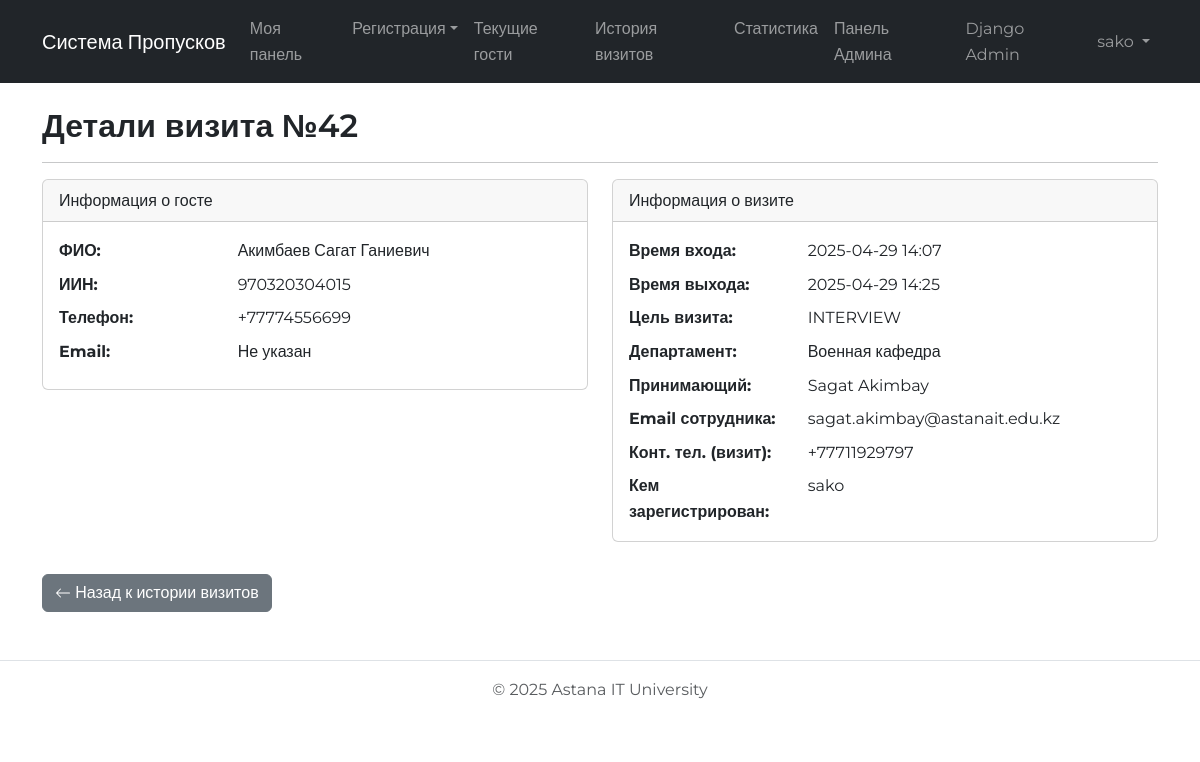
/visitors/history/detail/42/ (signed in), run on the app's committed database.
### visitor_system/visitors/models.py (models this page shows, shortened)
class Visit(models.Model):
    guest = models.ForeignKey(Guest, on_delete=models.CASCADE, verbose_name="Гость")
    employee = models.ForeignKey(User, on_delete=models.PROTECT, verbose_name="Принимающий сотрудник", related_name='visits_hosted') # Сотрудник из системы
    department = models.ForeignKey(Department, on_delete=models.PROTECT, verbose_name="Департамент назначения")
    purpose = models.TextField(verbose_name="Цель визита")
    entry_time = models.DateTimeField(
        blank=True, null=True, # Убрали default, ставится при check-in
        verbose_name="Время фактического входа"
    )
    exit_time = models.DateTimeField(blank=True, null=True, verbose_name="Время выхода")
    expected_entry_time = models.DateTimeField(
        blank=True, null=True, # Для предварительной регистрации
        verbose_name="Планируемое время входа"
    )
    status = models.CharField(
        max_length=20,
        choices=VISIT_STATUS_CHOICES,
        default=STATUS_AWAITING_ARRIVAL, # По умолчанию - ожидание
        verbose_name="Статус"
    )
    registered_by = models.ForeignKey(User, on_delete=models.PROTECT, verbose_name="Кем зарегистрирован", related_name='visits_registered') # Сотрудник, который оформил пропуск
    employee_contact_phone = models.CharField(
        max_length=20,
        blank=True,
        null=True,
        verbose_name="Контактный тел. сотрудника (для визита)"
    )
    consent_acknowledged = models.BooleanField(
        default=False, # По умолчанию - не подтверждено
        verbose_name="Гость проинформирован об обработке ПДн"
    )
    def is_active(self):
        """Проверяет, находится ли гость еще в здании (статус CHECKED_IN)."""
        return self.status == STATUS_CHECKED_IN
    is_active.boolean = True
    is_active.short_description = 'В здании?'
    class Meta:
        verbose_name = "Визит (к сотруднику/другой)"
        verbose_name_plural = "Визиты (к сотрудникам/другие)"
        ordering = ['-entry_time', '-expected_entry_time'] # Сортировка
        permissions = [("can_view_visit_statistics", "Может просматривать статистику визитов")]

class Guest(models.Model):
    full_name = models.CharField(max_length=255, verbose_name="ФИО гостя")
    email = models.EmailField(max_length=255, blank=True, null=True, verbose_name="Email")
    phone_number = models.CharField(max_length=20, blank=True, null=True, verbose_name="Номер телефона")
    iin = models.CharField(
        max_length=12,
        validators=[
            RegexValidator(regex=r'^\d{12}$', message='ИИН должен состоять ровно из 12 цифр.'),
            MinLengthValidator(12), # Дополнительная проверка длины
            MaxLengthValidator(12)
        ],
        null=True,
        unique=True, # Установить True, если ИИН должен быть уникальным для каждого гостя
        verbose_name="ИИН гостя"
    )
    class Meta:
        verbose_name = "Гость"
        verbose_name_plural = "Гости"

### visitor_system/departments/models.py (models this page shows, shortened)
class Department(models.Model):
    name = models.CharField(max_length=200, unique=True, verbose_name="Название департамента")
    description = models.TextField(blank=True, null=True, verbose_name="Описание")
    director = models.ForeignKey(
        settings.AUTH_USER_MODEL,
        on_delete=models.SET_NULL, # Или PROTECT
        null=True,
        blank=True, # Позволяем департаменту быть без директора
        related_name='directed_departments',
        verbose_name="Директор департамента"
    )
    class Meta:
        verbose_name = "Департамент"
        verbose_name_plural = "Департаменты"

### visitor_system/visitors/views.py (the view)
# urls.py: path('history/detail/<int:visit_id>/', views.visit_detail_view, name='visit_detail'),
@login_required
def visit_detail_view(request, visit_id):
    visit = get_object_or_404(
        Visit.objects.select_related('guest', 'employee', 'department', 'registered_by'),
        pk=visit_id
    )
    context = {
        'visit': visit
    }
    return render(request, 'visitors/visit_detail.html', context)

### templates/visitors/visit_detail.html (shortened to what this page needs)
{% extends "base.html" %}
{% load static %}
{% block content %}
<h2>Детали визита №{{ visit.id }}</h2>
<hr>
<div class="row">
    <div class="col-md-6 mb-3">
        <div class="card">
            <div class="card-header">
                Информация о госте
            </div>
            <div class="card-body">
                <dl class="row mb-0">
                    <dt class="col-sm-4">ФИО:</dt>
                    <dd class="col-sm-8">{{ visit.guest.full_name }}</dd>
                    <dt class="col-sm-4">ИИН:</dt>
                    <dd class="col-sm-8">{{ visit.guest.iin|default:"Не указан" }}</dd>
                    <dt class="col-sm-4">Телефон:</dt>
                    <dd class="col-sm-8">{{ visit.guest.phone_number|default:"Не указан" }}</dd>
                    <dt class="col-sm-4">Email:</dt>
                    <dd class="col-sm-8">{{ visit.guest.email|default:"Не указан" }}</dd>
                </dl>
            </div>
        </div>
    </div>
    <div class="col-md-6 mb-3">
        <div class="card">
            <div class="card-header">
                Информация о визите
            </div>
            <div class="card-body">
                <dl class="row mb-0">
                    <dt class="col-sm-4">Время входа:</dt>
                    <dd class="col-sm-8">
                        {% if visit.entry_time %} {{ visit.entry_time|date:"Y-m-d H:i" }}
                        {% elif visit.status == 'AWAITING' %}
                            {% if visit.expected_entry_time %} <span class="text-muted fst-italic" title="Планируемое">Ожид: {{ visit.expected_entry_time|date:"Y-m-d H:i" }}</span>
                            {% else %} <span class="text-muted fst-italic">Ожидается</span> {% endif %}
                        {% elif visit.status == 'CANCELLED' %}
                            <span class="badge bg-danger">Отменен</span>
                        {% else %} - {% endif %}
                    </dd>
                    <dt class="col-sm-4">Время выхода:</dt>
                    <dd class="col-sm-8">
                    <td>
                        {% if visit.exit_time %} {{ visit.exit_time|date:"Y-m-d H:i" }}
                        {% elif visit.status == 'CHECKED_IN' %} <span class="badge bg-success">В здании</span>
                        {% elif visit.status == 'AWAITING' %} <span class="text-muted">-</span>
                        {% elif visit.status == 'CANCELLED' %} <span class="text-muted">-</span>
                        {% else %} <span class="text-muted">-</span> {% endif %}
                    </td>
                    </dd>
                    <dt class="col-sm-4">Цель визита:</dt>
                    <dd class="col-sm-8">{{ visit.purpose|default:"Не указана" }}</dd>
                    <dt class="col-sm-4">Департамент:</dt>
                    <dd class="col-sm-8">{{ visit.department.name }}</dd>
                    <dt class="col-sm-4">Принимающий:</dt>
                    <dd class="col-sm-8">{{ visit.employee.get_full_name|default:visit.employee.username }}</dd>
                    <dt class="col-sm-4">Email сотрудника:</dt>
                    <dd class="col-sm-8">{{ visit.employee.email|default:"Не указан" }}</dd>
                    <dt class="col-sm-4">Конт. тел. (визит):</dt>
                    <dd class="col-sm-8">{{ visit.employee_contact_phone|default:"Не указан" }}</dd>
                    <dt class="col-sm-4">Кем зарегистрирован:</dt>
                    <dd class="col-sm-8">{{ visit.registered_by.get_full_name|default:visit.registered_by.username }}</dd>
                </dl>
            </div>
        </div>
    </div>
</div>
<div class="mt-3">
    <a href="{% url 'visit_history' %}" class="btn btn-secondary">
        <svg xmlns="http://www.w3.org/2000/svg" width="16" height="16" fill="currentColor" class="bi bi-arrow-left" viewBox="0 0 16 16">
          <path fill-rule="evenodd" d="M15 8a.5.5 0 0 0-.5-.5H2.707l3.147-3.146a.5.5 0 1 0-.708-.708l-4 4a.5.5 0 0 0 0 .708l4 4a.5.5 0 0 0 .708-.708L2.707 8.5H14.5A.5.5 0 0 0 15 8z"/>
        </svg>
        Назад к истории визитов
    </a>
</div>
{% endblock %}

### templates/base.html (shortened to what this page needs)
{% load static %}
<!DOCTYPE html>
<html lang="ru">
<head>
    <link href="https://cdn.jsdelivr.net/npm/bootstrap@5.3.0/dist/css/bootstrap.min.css" rel="stylesheet">
    <link rel="stylesheet" href="{% static 'css/style.css' %}">
</head>
<body>
    <nav class="navbar navbar-expand-lg navbar-dark bg-dark mb-4">
        <div class="container">
            <a class="navbar-brand" href="#">Система Пропусков</a>
            <div class="collapse navbar-collapse" id="navbarNav">
                <ul class="navbar-nav me-auto mb-2 mb-lg-0">
                    {% if user.is_authenticated %}
                        <li class="nav-item">
                            <a class="nav-link" href="{% url 'employee_dashboard' %}">Моя панель</a>
                        </li>
                        <li class="nav-item dropdown">
                            <a class="nav-link dropdown-toggle" data-bs-toggle="dropdown" href="#" role="button" aria-haspopup="true" aria-expanded="false">Регистрация</a>
                        </li>
                        <li class="nav-item">
                            <a class="nav-link" href="{% url 'current_guests' %}">Текущие гости</a>
                        </li>
                        <li class="nav-item">
                            <a class="nav-link" href="{% url 'visit_history' %}">История визитов</a>
                        </li>
                        {% if user.is_staff or perms.visitors.can_view_visit_statistics %}
                        <li class="nav-item">
                            <a class="nav-link" href="{% url 'visit_statistics' %}">Статистика</a>
                        </li>
                        {% endif %}
                        {% if user.is_staff %}
                        <li class="nav-item">
                            <a class="nav-link" href="{% url 'admin_dashboard' %}">Панель Админа</a>
                        </li>
                        <li class="nav-item">
                            <a class="nav-link" href="/admin/" target="_blank">Django Admin</a>
                        </li>
                        {% endif %}
                    {% endif %}
                </ul>
                <ul class="navbar-nav">
                     {% if user.is_authenticated %}
                        <li class="nav-item dropdown">
                          <a class="nav-link dropdown-toggle" href="#" role="button" data-bs-toggle="dropdown" aria-expanded="false">
                            {{ user.get_full_name|default:user.username }}
                          </a>
                        </li>
                    {% else %}
                        <li class="nav-item">
                            <a class="btn btn-outline-light" href="{% url 'account_login' %}">Войти</a>
                        </li>
                    {% endif %}
                </ul>
            </div>
        </div>
    </nav>
    <div class="container">
        {% block content %}
        {% endblock %}
    </div>
    <footer class="mt-5 py-3 text-center text-muted border-top">
        <p>&copy; {% now "Y" %} Astana IT University</p>
    </footer>
</body>
</html>

### visitor_system/static/css/style.css (style rules this page uses)
body { font-family: 'Montserrat', sans-serif; font-size: 16px; line-height: 1.6; -webkit-font-smoothing: antialiased; -moz-osx-font-smoothing: grayscale; }
h1, h2, h3, h4, h5, h6 { font-weight: 600; }

### data on the page
Visit: id "42", guest.full_name "Акимбаев Сагат Ганиевич", guest.iin "970320304015", guest.phone_number "+77774556699", guest.email "Не указан", entry_time "2025-04-29 14:07", exit_time "2025-04-29 14:25", purpose "INTERVIEW", department.name "Военная кафедра", employee.get_full_name "Sagat Akimbay", employee.email "sagat.akimbay@astanait.edu.kz", employee_contact_phone "+77711929797", registered_by.get_full_name "sako"

### other printed values
{{ user.get_full_name|default:user.username }} "sako"
